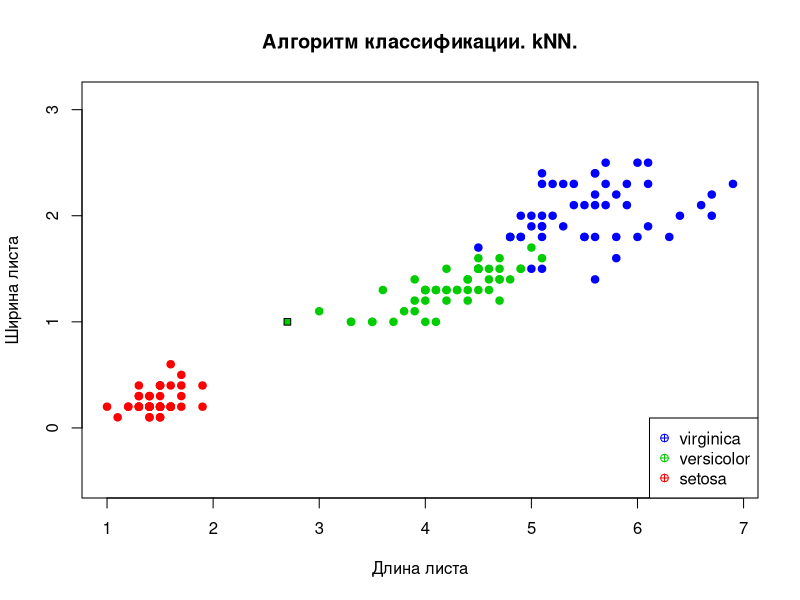

Recreate this plot in R.
##Рисуем выборку
colors <- c("setosa" = "red", "versicolor" = "green3", "virginica" = "blue")
plot(iris[, 3:4], pch = 21, bg = colors[iris$Species], col = colors[iris$Species], asp = 1, 
     main = "Алгоритм классификации. kNN.", xlab = "Длина листа", ylab = "Ширина листа")

## Евклидово расстояние
euclideanDistance <- function(u, v)
{
sqrt(sum((u - v)^2))
}

## Сортируем объекты согласно расстояния до объекта z
sortObjectsByDist <- function(xl, z, metricFunction = euclideanDistance) ## задаем функцию расстояния
{
l <- dim(xl)[1]
n <- dim(xl)[2] - 1

distances <- matrix(NA, l, 2)## задаем матрицу расстояния
for (i in 1:l)
{
distances[i, ] <- c(i, metricFunction(xl[i, 1:n], z)) ## считаем расстояние от классифицируемой точки до остальных точек выборки
}

orderedXl <- xl[order(distances[, 2]), ] ##сортируем
return (orderedXl);
}

##Применяем метод kNN
kNN <- function(xl, z, k)
{

orderedXl <- sortObjectsByDist(xl, z) ## Сортируем выборку согласно классифицируемого объекта
n <- dim(orderedXl)[2] - 1

classes <- orderedXl[1:k, n + 1] ## Получаем классы первых k соседей
counts <- table(classes) ## Составляем таблицу встречаемости каждого класса
class <- names(which.max(counts)) ## Находим класс, который доминирует среди первых соседей
return (class) ## возвращаем класс
}

## Классификация одного заданного объекта
z <- c(2.7, 1)
xl <- iris[, 3:5]
class <- kNN(xl, z, k=6)
points(z[1], z[2], pch = 22, bg = colors[class], asp = 1)

legend("bottomright", c("virginica", "versicolor", "setosa"), pch = c(10,10,10), col = c("blue", "green3", "red"))
